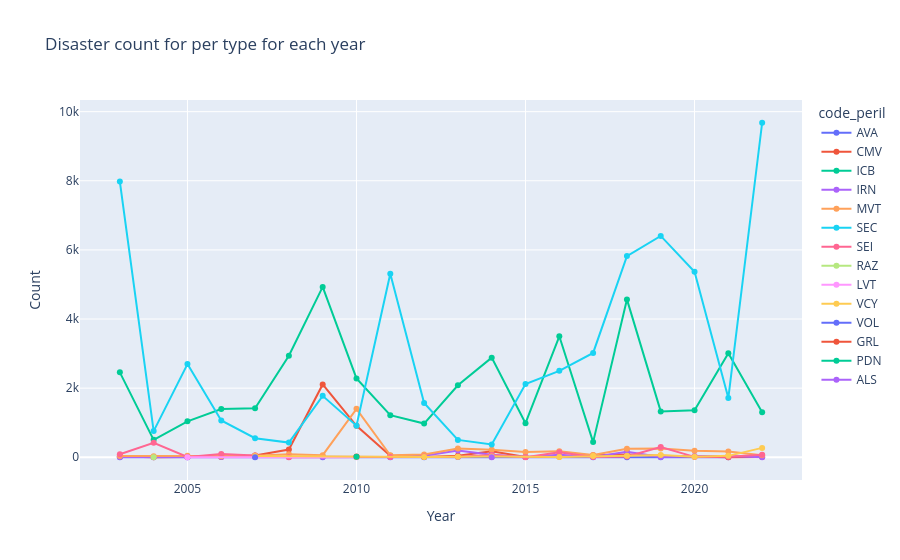

Notebook source saved alongside this figure:
### Code cell
# Create a line plot using Plotly
fig = px.line(yearly_disasters, x='event_year', y='Count', color='code_peril', markers=True,
              title='Disaster count for per type for each year')
fig.update_xaxes(title_text='Year')
fig.update_yaxes(title_text='Count')
fig.show()

### Figure 1 — Plotly figure (JSON) as saved in the notebook; plotly's stock layout.template omitted (floating-point values rounded to 4 significant figures)
{"data": [{"hovertemplate": "code_peril=AVA<br>event_year=%{x}<br>Count=%{y}<extra></extra>", "legendgroup": "AVA", "line": {"color": "#636efa", "dash": "solid"}, "marker": {"symbol": "circle"}, "mode": "lines+markers", "name": "AVA", "orientation": "v", "showlegend": true, "type": "scatter", "x": [2003, 2005, 2008, 2009, 2011, 2012, 2013, 2014, 2015, 2017, 2018, 2019, 2021], "xaxis": "x", "y": [1, 1, 10, 2, 1, 1, 5, 8, 5, 1, 4, 1, 3], "yaxis": "y"}, {"hovertemplate": "code_peril=CMV<br>event_year=%{x}<br>Count=%{y}<extra></extra>", "legendgroup": "CMV", "line": {"color": "#EF553B", "dash": "solid"}, "marker": {"symbol": "circle"}, "mode": "lines+markers", "name": "CMV", "orientation": "v", "showlegend": true, "type": "scatter", "x": [2003, 2004, 2005, 2006, 2007, 2008, 2009, 2010, 2011, 2012, 2013, 2014, 2015, 2016, 2017, 2018, 2019, 2020, 2021, 2022], "xaxis": "x", "y": [26, 1, 7, 5, 54, 224, 2108, 909, 44, 10, 42, 177, 8, 15, 61, 84, 46, 18, 3, 9], "yaxis": "y"}, {"hovertemplate": "code_peril=ICB<br>event_year=%{x}<br>Count=%{y}<extra></extra>", "legendgroup": "ICB", "line": {"color": "#00cc96", "dash": "solid"}, "marker": {"symbol": "circle"}, "mode": "lines+markers", "name": "ICB", "orientation": "v", "showlegend": true, "type": "scatter", "x": [2003, 2004, 2005, 2006, 2007, 2008, 2009, 2010, 2011, 2012, 2013, 2014, 2015, 2016, 2017, 2018, 2019, 2020, 2021, 2022], "xaxis": "x", "y": [2457, 505, 1040, 1398, 1421, 2937, 4930, 2283, 1217, 975, 2085, 2883, 987, 3500, 439, 4568, 1328, 1358, 3009, 1300], "yaxis": "y"}, {"hovertemplate": "code_peril=IRN<br>event_year=%{x}<br>Count=%{y}<extra></extra>", "legendgroup": "IRN", "line": {"color": "#ab63fa", "dash": "solid"}, "marker": {"symbol": "circle"}, "mode": "lines+markers", "name": "IRN", "orientation": "v", "showlegend": true, "type": "scatter", "x": [2003, 2004, 2005, 2006, 2007, 2008, 2009, 2010, 2011, 2012, 2013, 2014, 2015, 2016, 2017, 2018, 2019, 2020, 2021, 2022], "xaxis": "x", "y": [5, 2, 3, 10, 5, 9, 16, 8, 9, 48, 195, 75, 11, 76, 6, 162, 10, 37, 38, 2], "yaxis": "y"}, {"hovertemplate": "code_peril=MVT<br>event_year=%{x}<br>Count=%{y}<extra></extra>", "legendgroup": "MVT", "line": {"color": "#FFA15A", "dash": "solid"}, "marker": {"symbol": "circle"}, "mode": "lines+markers", "name": "MVT", "orientation": "v", "showlegend": true, "type": "scatter", "x": [2003, 2004, 2005, 2006, 2007, 2008, 2009, 2010, 2011, 2012, 2013, 2014, 2015, 2016, 2017, 2018, 2019, 2020, 2021, 2022], "xaxis": "x", "y": [34, 32, 44, 31, 44, 86, 62, 1401, 58, 83, 253, 218, 151, 177, 69, 246, 251, 186, 164, 58], "yaxis": "y"}, {"hovertemplate": "code_peril=SEC<br>event_year=%{x}<br>Count=%{y}<extra></extra>", "legendgroup": "SEC", "line": {"color": "#19d3f3", "dash": "solid"}, "marker": {"symbol": "circle"}, "mode": "lines+markers", "name": "SEC", "orientation": "v", "showlegend": true, "type": "scatter", "x": [2003, 2004, 2005, 2006, 2007, 2008, 2009, 2010, 2011, 2012, 2013, 2014, 2015, 2016, 2017, 2018, 2019, 2020, 2021, 2022], "xaxis": "x", "y": [7978, 758, 2696, 1065, 553, 426, 1777, 913, 5310, 1573, 502, 370, 2120, 2502, 3019, 5822, 6405, 5365, 1717, 9679], "yaxis": "y"}, {"hovertemplate": "code_peril=SEI<br>event_year=%{x}<br>Count=%{y}<extra></extra>", "legendgroup": "SEI", "line": {"color": "#FF6692", "dash": "solid"}, "marker": {"symbol": "circle"}, "mode": "lines+markers", "name": "SEI", "orientation": "v", "showlegend": true, "type": "scatter", "x": [2003, 2004, 2005, 2006, 2007, 2008, 2010, 2011, 2012, 2013, 2014, 2015, 2016, 2017, 2018, 2019, 2020, 2021, 2022], "xaxis": "x", "y": [86, 418, 8, 93, 50, 3, 5, 11, 20, 13, 64, 4, 145, 11, 25, 296, 12, 16, 75], "yaxis": "y"}, {"hovertemplate": "code_peril=RAZ<br>event_year=%{x}<br>Count=%{y}<extra></extra>", "legendgroup": "RAZ", "line": {"color": "#B6E880", "dash": "solid"}, "marker": {"symbol": "circle"}, "mode": "lines+markers", "name": "RAZ", "orientation": "v", "showlegend": true, "type": "scatter", "x": [2004], "xaxis": "x", "y": [2], "yaxis": "y"}, {"hovertemplate": "code_peril=LVT<br>event_year=%{x}<br>Count=%{y}<extra></extra>", "legendgroup": "LVT", "line": {"color": "#FF97FF", "dash": "solid"}, "marker": {"symbol": "circle"}, "mode": "lines+markers", "name": "LVT", "orientation": "v", "showlegend": true, "type": "scatter", "x": [2005, 2010], "xaxis": "x", "y": [2, 2], "yaxis": "y"}, {"hovertemplate": "code_peril=VCY<br>event_year=%{x}<br>Count=%{y}<extra></extra>", "legendgroup": "VCY", "line": {"color": "#FECB52", "dash": "solid"}, "marker": {"symbol": "circle"}, "mode": "lines+markers", "name": "VCY", "orientation": "v", "showlegend": true, "type": "scatter", "x": [2007, 2010, 2012, 2013, 2014, 2016, 2017, 2018, 2019, 2020, 2021, 2022], "xaxis": "x", "y": [40, 8, 7, 18, 24, 8, 36, 47, 68, 17, 41, 272], "yaxis": "y"}, {"hovertemplate": "code_peril=VOL<br>event_year=%{x}<br>Count=%{y}<extra></extra>", "legendgroup": "VOL", "line": {"color": "#636efa", "dash": "solid"}, "marker": {"symbol": "circle"}, "mode": "lines+markers", "name": "VOL", "orientation": "v", "showlegend": true, "type": "scatter", "x": [2007], "xaxis": "x", "y": [1], "yaxis": "y"}, {"hovertemplate": "code_peril=GRL<br>event_year=%{x}<br>Count=%{y}<extra></extra>", "legendgroup": "GRL", "line": {"color": "#EF553B", "dash": "solid"}, "marker": {"symbol": "circle"}, "mode": "lines+markers", "name": "GRL", "orientation": "v", "showlegend": true, "type": "scatter", "x": [2010], "xaxis": "x", "y": [26], "yaxis": "y"}, {"hovertemplate": "code_peril=PDN<br>event_year=%{x}<br>Count=%{y}<extra></extra>", "legendgroup": "PDN", "line": {"color": "#00cc96", "dash": "solid"}, "marker": {"symbol": "circle"}, "mode": "lines+markers", "name": "PDN", "orientation": "v", "showlegend": true, "type": "scatter", "x": [2010], "xaxis": "x", "y": [12], "yaxis": "y"}, {"hovertemplate": "code_peril=ALS<br>event_year=%{x}<br>Count=%{y}<extra></extra>", "legendgroup": "ALS", "line": {"color": "#ab63fa", "dash": "solid"}, "marker": {"symbol": "circle"}, "mode": "lines+markers", "name": "ALS", "orientation": "v", "showlegend": true, "type": "scatter", "x": [2014], "xaxis": "x", "y": [3], "yaxis": "y"}], "layout": {"legend": {"title": {"text": "code_peril"}, "tracegroupgap": 0}, "title": {"text": "Disaster count for per type for each year"}, "xaxis": {"anchor": "y", "domain": [0, 1], "title": {"text": "Year"}}, "yaxis": {"anchor": "x", "domain": [0, 1], "title": {"text": "Count"}}}}
